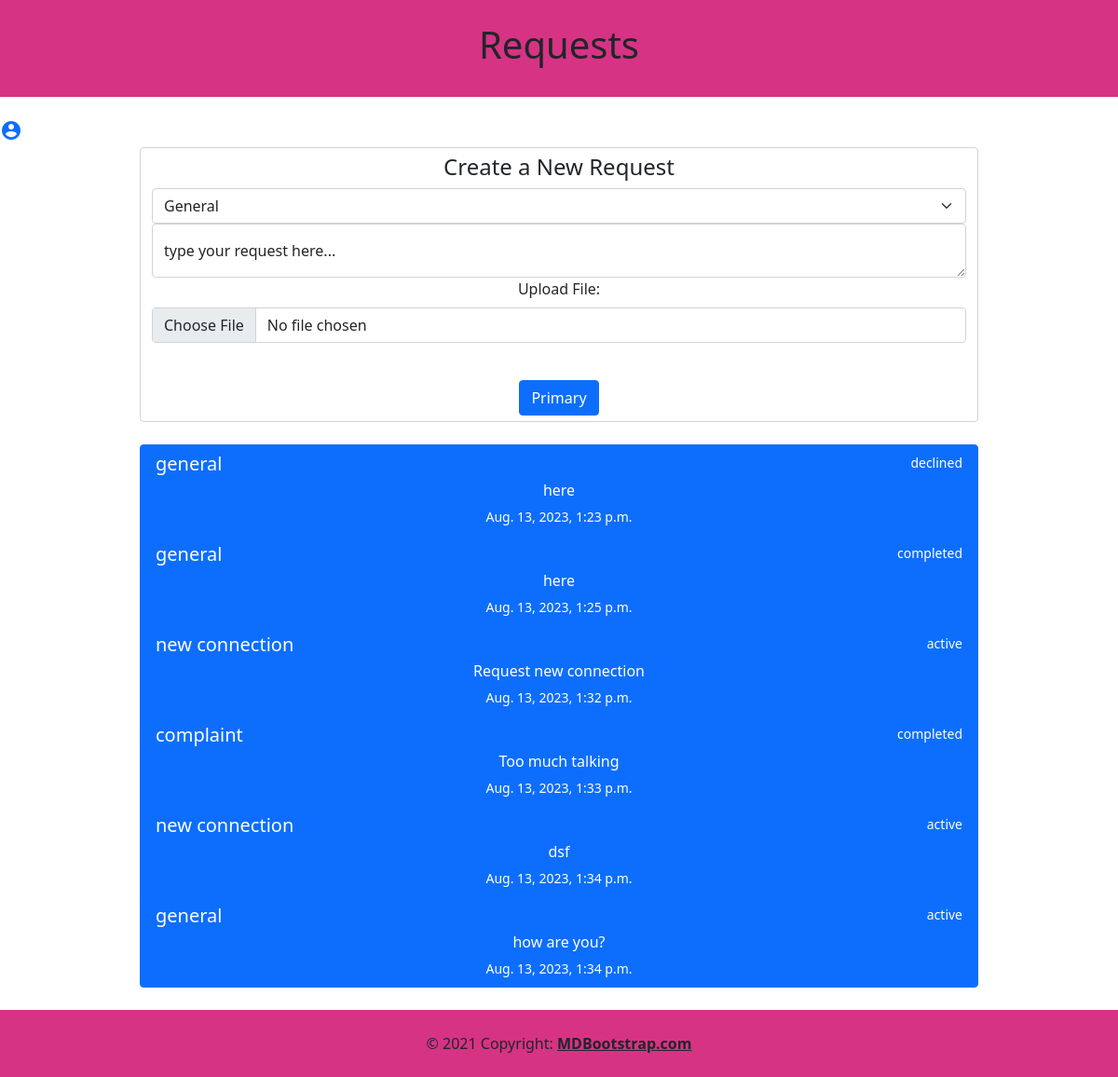
The app's page / (signed in) with its own data.
### RequestHandler/models.py (models this page shows)
class Request(models.Model):
    user = models.ForeignKey(User, on_delete=models.CASCADE)
    req_type = models.CharField(max_length=16)
    req_subject = models.CharField(max_length=256)
    status = models.CharField(max_length=16,choices=[('active', 'Active'), ('completed', 'Completed'), ('declined', 'Declined')])
    creation_datetime = models.DateTimeField(auto_now_add=True)
    last_modified = models.DateTimeField(auto_now=True)
    req_response = models.CharField(max_length=256, blank=True)
    file = models.FileField(upload_to="files/", blank=True)

### RequestHandler/views.py (the view, shortened to what this page needs)
# urls.py: path('', RequestsView.as_view(), name = 'requests_view'),
class RequestsView(LoginRequiredMixin, ListView):
    login_url = "/login/"
    template_name = "requests.html"
    model = Request
    context_object_name = 'requests'
    def get_queryset(self):
        data = Request.objects.filter(user = self.request.user)
        return data

### RequestHandler/templates/requests.html (shortened to what this page needs)
<!DOCTYPE html>
<html lang="en">
<head>
   {% include 'bootstrap_links.html' %}
</head>
<body>
<header style="top:0; background-color: #D63384;"><center><a style="margin: 10%;"><h1>Requests</h1></a></center></header>
<br>
<a href="{% url 'account' %}"><span class="material-icons">
</span>
</a>
<center>
<form style="width:75%;" class="form-control" method="POST" enctype="multipart/form-data">
    <h4>Create a New Request</h4>
     <select class="form-select" name='req_type' aria-label="Default select example">
  <option value="general">General</option>
    </select>
    <div class="form-floating">
  <textarea class="form-control" placeholder="type your request here..." id="floatingTextarea" name="req_subject"></textarea>
  <label for="floatingTextarea">type your request here...</label>
  </div>
<div class="mb-3">
  <label for="formFile"  class="form-label">Upload File:</label>
  <input class="form-control" name="file" type="file" id="formFile">
</div>
  <br>
  <button type="submit" class="btn btn-primary">Primary</button>
</form>
<br>
  <div class="list-group" style="width:75%;">
    {% for request in requests %}
  <a href="#" class="list-group-item list-group-item-action active" aria-current="true">
    <div class="d-flex w-100 justify-content-between">
      <h5 class="mb-1">{{ request.req_type }}</h5>
      <small>{{ request.status }}</small>
    </div>
    <p class="mb-1">{{ request.req_subject }}</p>
    <small>{{ request.creation_datetime }}</small>
  </a>
{% empty %}
   No Requests raised yet
    {% endfor %}
</div>
</center>
<br>
<br>
<br>
{% include "small_footer.html" %}
</body>
</html>

### Auth/templates/bootstrap_links.html (shortened to what this page needs)
<link href="https://cdn.jsdelivr.net/npm/bootstrap@5.0.2/dist/css/bootstrap.min.css" rel="stylesheet">
      <link rel="stylesheet" href="https://cdn.jsdelivr.net/npm/bootstrap-icons@1.10.5/font/bootstrap-icons.css">

### Auth/templates/small_footer.html
<br>
<footer class="text-center" id="footer" style="width: 100%; bottom: 0; position:fixed; margin: 0%; background-color: #D63384; padding: 0%;">
    <div class="text-center p-4" >
        © 2021 Copyright:
        <a class="text-reset fw-bold" href="/" style="color: white;">MDBootstrap.com</a>
      </div>
    </footer>

### records on screen
Request: req_type "general", status "declined", req_subject "here", creation_datetime "Aug. 13, 2023, 1:23 p.m."
Request: req_type "general", status "completed", req_subject "here", creation_datetime "Aug. 13, 2023, 1:25 p.m."
Request: req_type "new connection", status "active", req_subject "Request new connection", creation_datetime "Aug. 13, 2023, 1:32 p.m."
Request: req_type "complaint", status "completed", req_subject "Too much talking", creation_datetime "Aug. 13, 2023, 1:33 p.m."
Request: req_type "new connection", status "active", req_subject "dsf", creation_datetime "Aug. 13, 2023, 1:34 p.m."
Request: req_type "general", status "active", req_subject "how are you?", creation_datetime "Aug. 13, 2023, 1:34 p.m."
